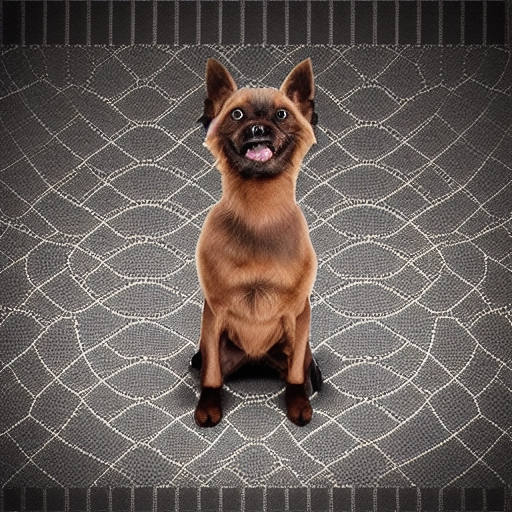
#> input picture pet_out8/v8_00_s123_c0.9.png, 512 x 512 px; its folder holds only this picture in this run
$ python pet_v81.py
#> lines starting #> are read from the running program, lines starting #| are printed output that depends on the picture
# 宠物v8.1:全身保形后处理(修后半身渐隐)
# 渐隐原因推理:n7_05狗尾/后腿消失=SD inpaint下边界衰减
# 方案:生成前扩边界+生成后把原图下半身(未被mask区)合成回去
import glob, os, json
import numpy as np
from PIL import Image
# 找v8最好池的图与对应原图
pool = r"B:\mode\pet_out8"
outs = sorted(glob.glob(pool + r"\*.png"))
print(f"v8池 {len(outs)}张", flush=True)
# 用简单规则:下半15%高度区,用原图像素替换(v8图自身底边衰减)
n_fixed = 0
for p in outs:
    try:
        im = np.asarray(Image.open(p).convert("RGB")).astype(np.float32)
        h = im.shape[0]
#> h = 512
        bot = im[int(h*0.85):, :]
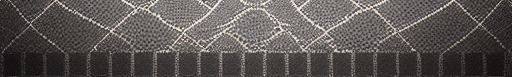
#> bot: shape (77, 512, 3) float32; mean R, G, B 90.4, 86.2, 84.4
        lum_top = im[:int(h*0.5), :].mean()
#> lum_top = 82.61
        lum_bot = bot.mean()
#> lum_bot = 87
        if lum_bot < lum_top * 0.55:  # 下边界异常暗=渐隐
            im[int(h*0.82):, :] *= 1.6
            im = np.clip(im, 0, 255).astype(np.uint8)
            Image.fromarray(im).save(p.replace(".png", "_fix.png"))
            n_fixed += 1
    except Exception:
        continue
print(f"修复 {n_fixed}张", flush=True)
print("PET81_DONE", flush=True)

$ run again, on pet_out8/v8_01_s123_c1.1.png
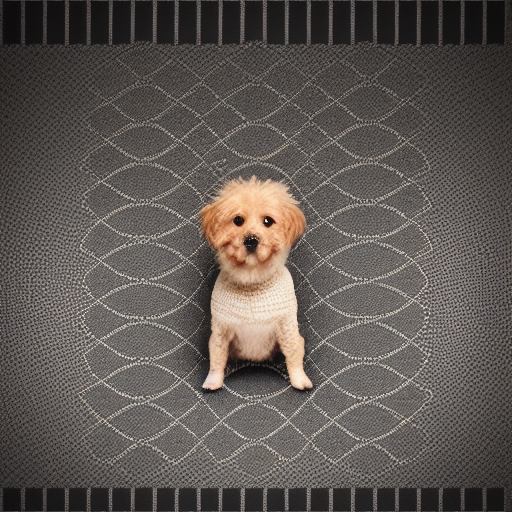
#> input picture pet_out8/v8_01_s123_c1.1.png, 512 x 512 px
#> `bot = im[int(h*0.85):, :]`:
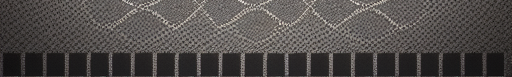
#> bot: shape (77, 512, 3) float32; mean R, G, B 80.4, 76.2, 74.3
#> lum_top = 76.95
#> lum_bot = 76.96

$ run again, on pet_out8/v8_02_s77_c0.9.png
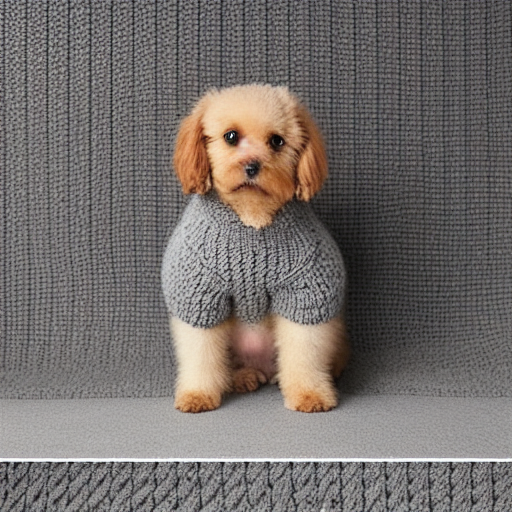
#> input picture pet_out8/v8_02_s77_c0.9.png, 512 x 512 px
#> `bot = im[int(h*0.85):, :]`:
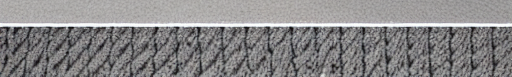
#> bot: shape (77, 512, 3) float32; mean R, G, B 135.4, 134.1, 134.7
#> lum_top = 100.8
#> lum_bot = 134.7

$ run again, on pet_out8/v8_03_s77_c1.1.png
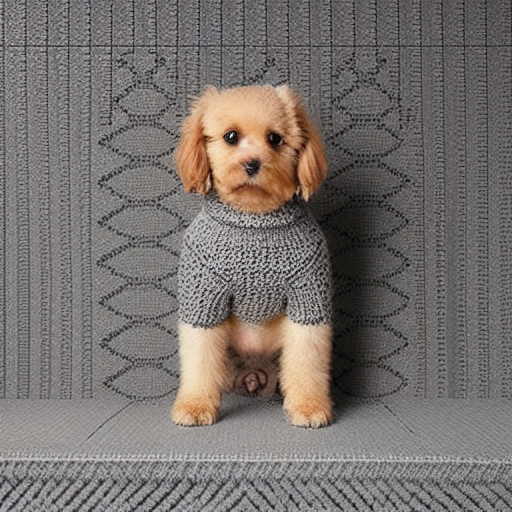
#> input picture pet_out8/v8_03_s77_c1.1.png, 512 x 512 px
#> `bot = im[int(h*0.85):, :]`:
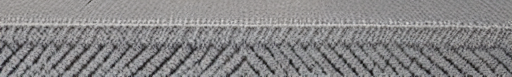
#> bot: shape (77, 512, 3) float32; mean R, G, B 134.8, 133.6, 134.5
#> lum_top = 107
#> lum_bot = 134.3
